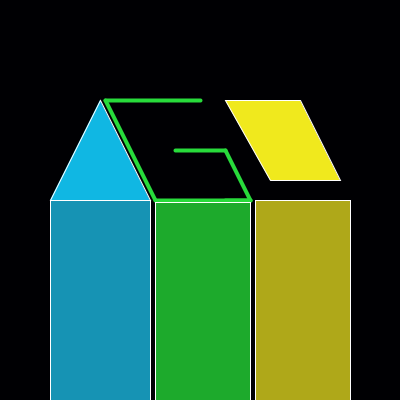
Frame 1 (no input)
Frame 60 (the mouse pressed at the canvas centre just before this capture): identical to frame 1, image omitted
Frame 120 (the mouse held since frame 60 and released just before this capture): identical to frame 1, image omitted

The Processing sketch that drew this single still picture (run headless with seeded random() and noise(); from frame 60 on, the mouse is pressed at the canvas centre):

// Processing sketch: processing_103094
// ── processing_103094.pde

//copyright Andrew Levandoski July 2 2013

void setup()
{
  size (400,400);
}

void draw()
{
  background(0, 0, 3);
  fill(16, 183, 227);
  stroke(255);
  strokeWeight(1);
  triangle(100,100,150,200,50,200);
  fill(22,147,180);
  quad(50,200,150,200,150,400,50,400);
  stroke(40,219,59);
  strokeWeight(4);
  line(105,100,200,100);
  line(105,100,155,200);
  line(155,200,250,200);
  line(225,200,250,200);
  line(175,150,225,150);
  line(225,150,250,200);
  fill(29,170,44);
  strokeWeight(1);
  stroke(255);
  quad(155,202,250,202,250,400,155,400);
  fill(240,233,29);
  quad(225,100,300,100,340,180,270,180);
  fill(175,168,25);
  quad(255,200,350,200,350,400,255,400);
}
